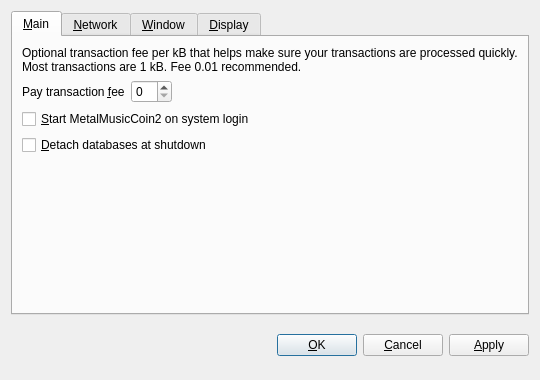
<?xml version="1.0" encoding="UTF-8"?>
<ui version="4.0">
 <class>OptionsDialog</class>
 <widget class="QDialog" name="OptionsDialog">
  <property name="geometry">
   <rect>
    <x>0</x>
    <y>0</y>
    <width>540</width>
    <height>380</height>
   </rect>
  </property>
  <property name="windowTitle">
   <string>Options</string>
  </property>
  <property name="modal">
   <bool>true</bool>
  </property>
  <layout class="QVBoxLayout" name="verticalLayout">
   <item>
    <widget class="QTabWidget" name="tabWidget">
     <property name="tabPosition">
      <enum>QTabWidget::North</enum>
     </property>
     <property name="currentIndex">
      <number>0</number>
     </property>
     <widget class="QWidget" name="tabMain">
      <attribute name="title">
       <string>&amp;Main</string>
      </attribute>
      <layout class="QVBoxLayout" name="verticalLayout_Main">
       <item>
        <widget class="QLabel" name="transactionFeeInfoLabel">
         <property name="text">
          <string>Optional transaction fee per kB that helps make sure your transactions are processed quickly. Most transactions are 1 kB. Fee 0.01 recommended.</string>
         </property>
         <property name="textFormat">
          <enum>Qt::PlainText</enum>
         </property>
         <property name="wordWrap">
          <bool>true</bool>
         </property>
        </widget>
       </item>
       <item>
        <layout class="QHBoxLayout" name="horizontalLayout_Main">
         <item>
          <widget class="QLabel" name="transactionFeeLabel">
           <property name="text">
            <string>Pay transaction &amp;fee</string>
           </property>
           <property name="textFormat">
            <enum>Qt::PlainText</enum>
           </property>
           <property name="buddy">
            <cstring>transactionFee</cstring>
           </property>
          </widget>
         </item>
         <item>
          <widget class="BitcoinAmountField" name="transactionFee"/>
         </item>
         <item>
          <spacer name="horizontalSpacer_Main">
           <property name="orientation">
            <enum>Qt::Horizontal</enum>
           </property>
           <property name="sizeHint" stdset="0">
            <size>
             <width>40</width>
             <height>20</height>
            </size>
           </property>
          </spacer>
         </item>
        </layout>
       </item>
       <item>
        <widget class="QCheckBox" name="bitcoinAtStartup">
         <property name="toolTip">
          <string>Automatically start MetalMusicCoin2 after logging in to the system.</string>
         </property>
         <property name="text">
          <string>&amp;Start MetalMusicCoin2 on system login</string>
         </property>
        </widget>
       </item>
       <item>
        <widget class="QCheckBox" name="detachDatabases">
         <property name="toolTip">
          <string>Detach block and address databases at shutdown. This means they can be moved to another data directory, but it slows down shutdown. The wallet is always detached.</string>
         </property>
         <property name="text">
          <string>&amp;Detach databases at shutdown</string>
         </property>
        </widget>
       </item>
       <item>
        <spacer name="verticalSpacer_Main">
         <property name="orientation">
          <enum>Qt::Vertical</enum>
         </property>
         <property name="sizeHint" stdset="0">
          <size>
           <width>20</width>
           <height>40</height>
          </size>
         </property>
        </spacer>
       </item>
      </layout>
     </widget>
     <widget class="QWidget" name="tabNetwork">
      <attribute name="title">
       <string>&amp;Network</string>
      </attribute>
      <layout class="QVBoxLayout" name="verticalLayout_Network">
       <item>
        <widget class="QCheckBox" name="mapPortUpnp">
         <property name="toolTip">
          <string>Automatically open the MetalMusicCoin2 client port on the router. This only works when your router supports UPnP and it is enabled.</string>
         </property>
         <property name="text">
          <string>Map port using &amp;UPnP</string>
         </property>
        </widget>
       </item>
       <item>
        <widget class="QCheckBox" name="connectSocks">
         <property name="toolTip">
          <string>Connect to the MetalMusicCoin2 network through a SOCKS proxy (e.g. when connecting through Tor).</string>
         </property>
         <property name="text">
          <string>&amp;Connect through SOCKS proxy:</string>
         </property>
        </widget>
       </item>
       <item>
        <layout class="QHBoxLayout" name="horizontalLayout_Network">
         <item>
          <widget class="QLabel" name="proxyIpLabel">
           <property name="text">
            <string>Proxy &amp;IP:</string>
           </property>
           <property name="textFormat">
            <enum>Qt::PlainText</enum>
           </property>
           <property name="buddy">
            <cstring>proxyIp</cstring>
           </property>
          </widget>
         </item>
         <item>
          <widget class="QValidatedLineEdit" name="proxyIp">
           <property name="maximumSize">
            <size>
             <width>140</width>
             <height>16777215</height>
            </size>
           </property>
           <property name="toolTip">
            <string>IP address of the proxy (e.g. 127.0.0.1)</string>
           </property>
          </widget>
         </item>
         <item>
          <widget class="QLabel" name="proxyPortLabel">
           <property name="text">
            <string>&amp;Port:</string>
           </property>
           <property name="textFormat">
            <enum>Qt::PlainText</enum>
           </property>
           <property name="buddy">
            <cstring>proxyPort</cstring>
           </property>
          </widget>
         </item>
         <item>
          <widget class="QLineEdit" name="proxyPort">
           <property name="maximumSize">
            <size>
             <width>55</width>
             <height>16777215</height>
            </size>
           </property>
           <property name="toolTip">
            <string>Port of the proxy (e.g. 9050)</string>
           </property>
          </widget>
         </item>
         <item>
          <widget class="QLabel" name="socksVersionLabel">
           <property name="text">
            <string>SOCKS &amp;Version:</string>
           </property>
           <property name="textFormat">
            <enum>Qt::PlainText</enum>
           </property>
           <property name="buddy">
            <cstring>socksVersion</cstring>
           </property>
          </widget>
         </item>
         <item>
          <widget class="QValueComboBox" name="socksVersion">
           <property name="toolTip">
            <string>SOCKS version of the proxy (e.g. 5)</string>
           </property>
          </widget>
         </item>
         <item>
          <spacer name="horizontalSpacer_Network">
           <property name="orientation">
            <enum>Qt::Horizontal</enum>
           </property>
           <property name="sizeHint" stdset="0">
            <size>
             <width>40</width>
             <height>20</height>
            </size>
           </property>
          </spacer>
         </item>
        </layout>
       </item>
       <item>
        <spacer name="verticalSpacer_Network">
         <property name="orientation">
          <enum>Qt::Vertical</enum>
         </property>
         <property name="sizeHint" stdset="0">
          <size>
           <width>20</width>
           <height>40</height>
          </size>
         </property>
        </spacer>
       </item>
      </layout>
     </widget>
     <widget class="QWidget" name="tabWindow">
      <attribute name="title">
       <string>&amp;Window</string>
      </attribute>
      <layout class="QVBoxLayout" name="verticalLayout_Window">
       <item>
        <widget class="QCheckBox" name="minimizeToTray">
         <property name="toolTip">
          <string>Show only a tray icon after minimizing the window.</string>
         </property>
         <property name="text">
          <string>&amp;Minimize to the tray instead of the taskbar</string>
         </property>
        </widget>
       </item>
       <item>
        <widget class="QCheckBox" name="minimizeOnClose">
         <property name="toolTip">
          <string>Minimize instead of exit the application when the window is closed. When this option is enabled, the application will be closed only after selecting Quit in the menu.</string>
         </property>
         <property name="text">
          <string>M&amp;inimize on close</string>
         </property>
        </widget>
       </item>
       <item>
        <spacer name="verticalSpacer_Window">
         <property name="orientation">
          <enum>Qt::Vertical</enum>
         </property>
         <property name="sizeHint" stdset="0">
          <size>
           <width>20</width>
           <height>40</height>
          </size>
         </property>
        </spacer>
       </item>
      </layout>
     </widget>
     <widget class="QWidget" name="tabDisplay">
      <attribute name="title">
       <string>&amp;Display</string>
      </attribute>
      <layout class="QVBoxLayout" name="verticalLayout_Display">
       <item>
        <layout class="QHBoxLayout" name="horizontalLayout_1_Display">
         <item>
          <widget class="QLabel" name="langLabel">
           <property name="text">
            <string>User Interface &amp;language:</string>
           </property>
           <property name="textFormat">
            <enum>Qt::PlainText</enum>
           </property>
           <property name="buddy">
            <cstring>lang</cstring>
           </property>
          </widget>
         </item>
         <item>
          <widget class="QValueComboBox" name="lang">
           <property name="toolTip">
            <string>The user interface language can be set here. This setting will take effect after restarting MetalMusicCoin2.</string>
           </property>
          </widget>
         </item>
        </layout>
       </item>
       <item>
        <layout class="QHBoxLayout" name="horizontalLayout_2_Display">
         <item>
          <widget class="QLabel" name="unitLabel">
           <property name="text">
            <string>&amp;Unit to show amounts in:</string>
           </property>
           <property name="textFormat">
            <enum>Qt::PlainText</enum>
           </property>
           <property name="buddy">
            <cstring>unit</cstring>
           </property>
          </widget>
         </item>
         <item>
          <widget class="QValueComboBox" name="unit">
           <property name="toolTip">
            <string>Choose the default subdivision unit to show in the interface and when sending coins.</string>
           </property>
          </widget>
         </item>
        </layout>
       </item>
       <item>
        <widget class="QCheckBox" name="displayAddresses">
         <property name="toolTip">
          <string>Whether to show MetalMusicCoin2 addresses in the transaction list or not.</string>
         </property>
         <property name="text">
          <string>&amp;Display addresses in transaction list</string>
         </property>
        </widget>
       </item>
       <item>
        <widget class="QCheckBox" name="coinControlFeatures">
         <property name="toolTip">
          <string>Whether to show coin control features or not.</string>
         </property>
         <property name="text">
          <string>Display coin &amp;control features (experts only!)</string>
         </property>
        </widget>
       </item>
       <item>
        <spacer name="verticalSpacer_Display">
         <property name="orientation">
          <enum>Qt::Vertical</enum>
         </property>
         <property name="sizeHint" stdset="0">
          <size>
           <width>20</width>
           <height>40</height>
          </size>
         </property>
        </spacer>
       </item>
      </layout>
     </widget>
    </widget>
   </item>
   <item>
    <layout class="QHBoxLayout" name="horizontalLayout_Buttons">
     <item>
      <spacer name="horizontalSpacer_1">
       <property name="orientation">
        <enum>Qt::Horizontal</enum>
       </property>
       <property name="sizeHint" stdset="0">
        <size>
         <width>40</width>
         <height>48</height>
        </size>
       </property>
      </spacer>
     </item>
     <item>
      <widget class="QLabel" name="statusLabel">
       <property name="font">
        <font>
         <weight>75</weight>
         <bold>true</bold>
        </font>
       </property>
       <property name="text">
        <string/>
       </property>
       <property name="textFormat">
        <enum>Qt::PlainText</enum>
       </property>
       <property name="wordWrap">
        <bool>true</bool>
       </property>
      </widget>
     </item>
     <item>
      <spacer name="horizontalSpacer_2">
       <property name="orientation">
        <enum>Qt::Horizontal</enum>
       </property>
       <property name="sizeHint" stdset="0">
        <size>
         <width>40</width>
         <height>48</height>
        </size>
       </property>
      </spacer>
     </item>
     <item>
      <widget class="QPushButton" name="okButton">
       <property name="text">
        <string>&amp;OK</string>
       </property>
      </widget>
     </item>
     <item>
      <widget class="QPushButton" name="cancelButton">
       <property name="text">
        <string>&amp;Cancel</string>
       </property>
       <property name="autoDefault">
        <bool>false</bool>
       </property>
      </widget>
     </item>
     <item>
      <widget class="QPushButton" name="applyButton">
       <property name="text">
        <string>&amp;Apply</string>
       </property>
       <property name="autoDefault">
        <bool>false</bool>
       </property>
      </widget>
     </item>
    </layout>
   </item>
  </layout>
 </widget>
 <customwidgets>
  <customwidget>
   <class>BitcoinAmountField</class>
   <extends>QSpinBox</extends>
   <header>bitcoinamountfield.h</header>
  </customwidget>
  <customwidget>
   <class>QValueComboBox</class>
   <extends>QComboBox</extends>
   <header>qvaluecombobox.h</header>
  </customwidget>
  <customwidget>
   <class>QValidatedLineEdit</class>
   <extends>QLineEdit</extends>
   <header>qvalidatedlineedit.h</header>
  </customwidget>
 </customwidgets>
 <resources/>
 <connections/>
</ui>
